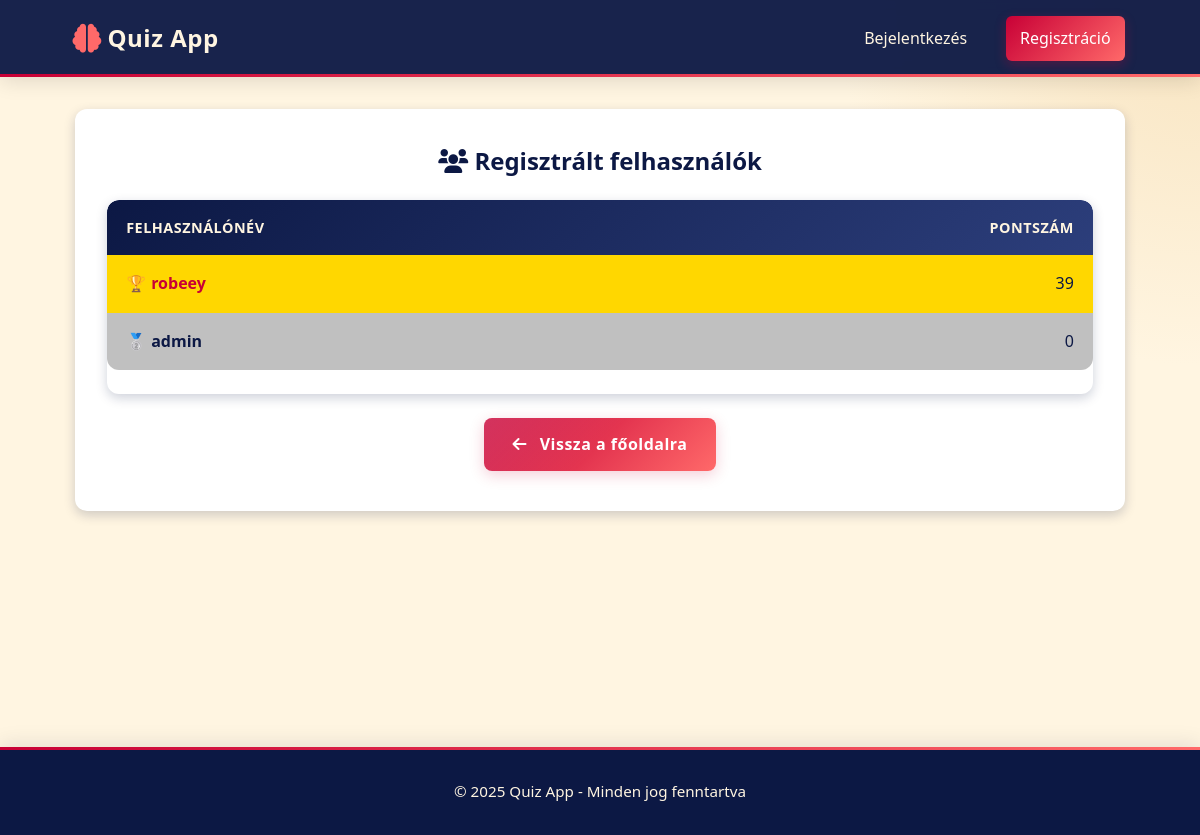
/users, run on an earlier commit of the app's database.
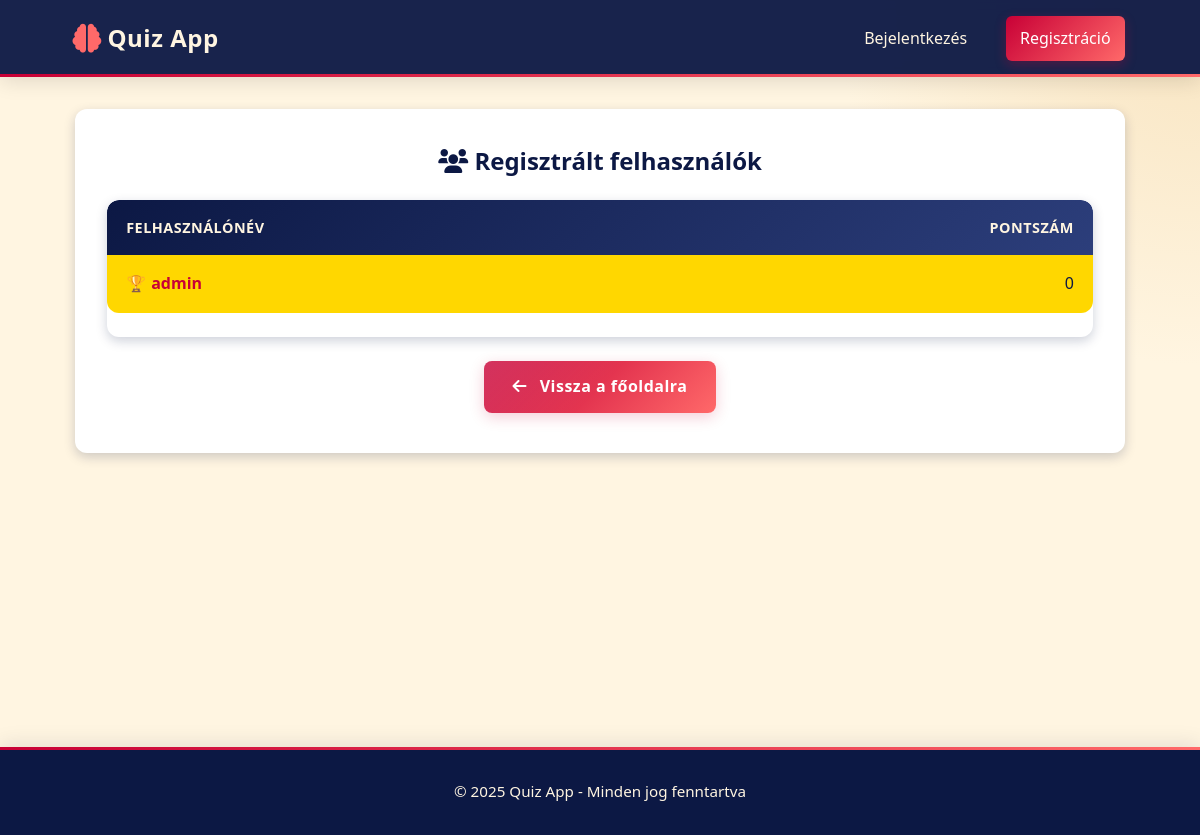
And on a later commit of the database.
### app.py (models this page shows)
class User(db.Model):
    id = db.Column(db.Integer, primary_key=True)
    username = db.Column(db.String(80), unique=True, nullable=False)
    password = db.Column(db.String(120), nullable=False)
    score = db.Column(db.Integer, default=0)
    is_admin = db.Column(db.Boolean, default=False)

### app.py (the view)
@app.route('/users')
def list_users():
    users = User.query.order_by(User.score.desc()).all()
    logged_in_user = session.get('username')
    logged_in_user_score = User.query.filter_by(username=logged_in_user).first().score if logged_in_user else 0
    is_admin = is_admin_user()
    return render_template('users.html', users=users, logged_in_user_score=logged_in_user_score, logged_in_user=session.get('username'), is_admin=is_admin)

### app.py (called while the page is built)
def is_admin_user():
    if 'username' not in session:
        return False
    user = User.query.filter_by(username=session['username']).first()
    return user and user.is_admin

### templates/users.html (shortened to what this page needs)
{% extends "base.html" %}
{% block content %}
<div class="card">
    <h2 class="text-center mb-3">
        <i class="fas fa-users"></i> Regisztrált felhasználók
    </h2>
    <div class="table-container">
        <table>
            <thead>
                <tr>
                    <th>Felhasználónév</th>
                    <th style="text-align: right;">Pontszám</th>
                </tr>
            </thead>
            <tbody>
                {% for user in users %}
                <tr class="{% if loop.index == 1 %}rank-gold{% elif loop.index == 2 %}rank-silver{% elif loop.index == 3 %}rank-bronze{% endif %}">
                    <td>{{ user.username }}</td>
                    <td style="text-align: right;">{{ user.score }}</td>
                </tr>
                {% endfor %}
            </tbody>
        </table>
    </div>
    <div class="text-center mt-3">
        <a href="{{ url_for('index') }}" class="btn">
            <i class="fas fa-arrow-left"></i> Vissza a főoldalra
        </a>
    </div>
</div>
{% endblock %}

### templates/base.html (shortened to what this page needs)
<!DOCTYPE html>
<html lang="hu">
<head>
    <link rel="stylesheet" href="{{ url_for('static', filename='style.css') }}">
    <link rel="stylesheet" href="https://cdnjs.cloudflare.com/ajax/libs/font-awesome/6.0.0/css/all.min.css">
</head>
<body>
    <header class="navbar">
        <div class="container nav-container">
            <a href="{{ url_for('index') }}" class="logo">
                <i class="fas fa-brain"></i>
                Quiz App
            </a>
            <nav class="nav-links">
                {% if logged_in_user %}
                    <span class="user-welcome">Üdvözlünk, {{ logged_in_user }}!</span>
                    <span class="user-welcome">Pontszámod: {{ logged_in_user_score }}</span>
                {% if is_admin %}
                    <a href="{{ url_for('admin_panel') }}" class="nav-link">Admin Panel</a>
                {% endif %}
                    <a href="{{ url_for('list_users') }}" class="nav-link">Felhasználók</a>
                    <a href="{{ url_for('logout') }}" class="nav-link">Kijelentkezés</a>
                {% else %}
                    <a href="{{ url_for('login') }}" class="nav-link">Bejelentkezés</a>
                    <a href="{{ url_for('register') }}" class="nav-link highlight">Regisztráció</a>
                {% endif %}
            </nav>
        </div>
    </header>
    <main class="main-content">
        <div class="container">
            {% block content %}{% endblock %}
        </div>
    </main>
    <footer class="footer">
        <div class="container">
            <p>&copy; {{ 2025 }} Quiz App - Minden jog fenntartva</p>
        </div>
    </footer>
</body>
</html>

What changed in the data, as far as the page shows it:
removed User: username "robeey", score "39"
